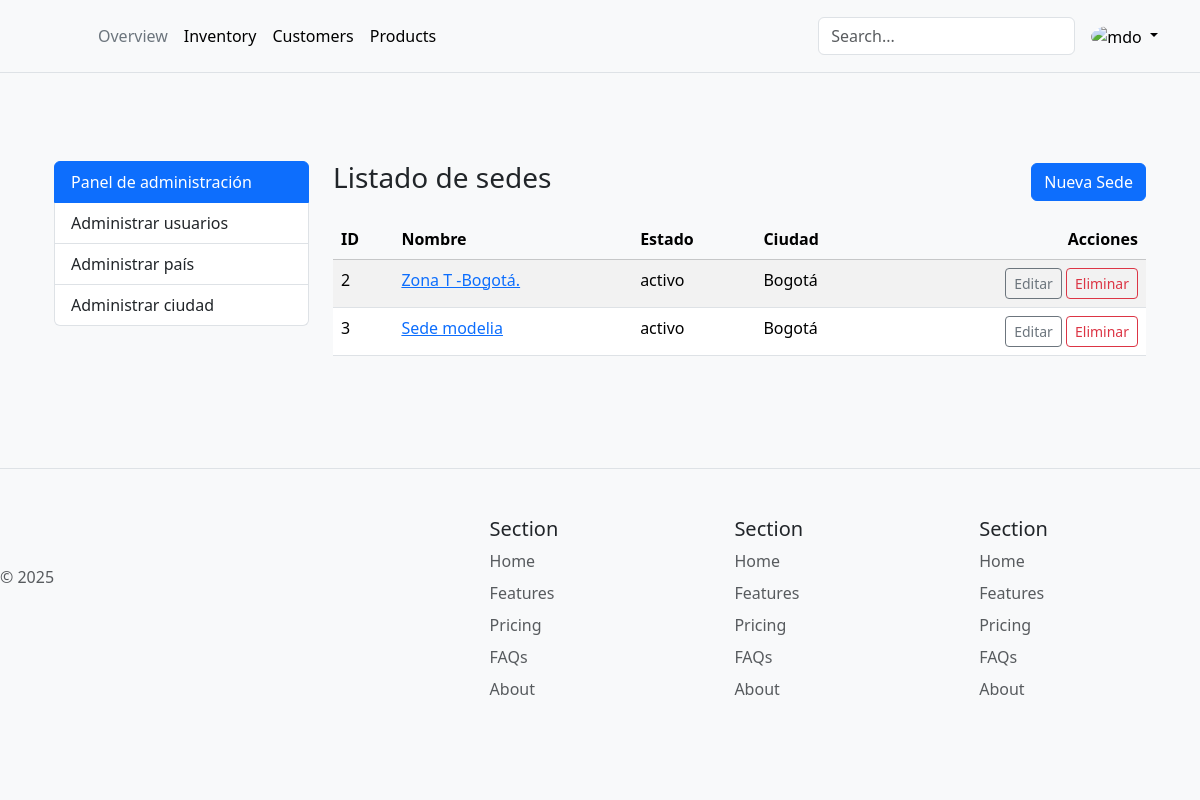
Page /adminis/ (signed in) on the committed database.
### adminis/models.py (models this page shows, shortened)
class Sede(models.Model):
    ESTADO = (
        (0, 'inactivo'),
        (1, 'activo')
    )
    idSede = models.AutoField(primary_key=True, db_column='idSede')
    nombre = models.CharField(max_length=100, null=True, db_column='nombre')
    estado = models.IntegerField(choices=ESTADO, null=True, default=1,db_column='estado')
    Ciudad = models.ForeignKey(
        Ciudad,
        on_delete=models.PROTECT,
        db_column='Ciudad_idCiudad',
        related_name='sedes',
        null=True,
        blank=True
    )
    class Meta:
        db_table = 'Sede'
        managed = True
        verbose_name = 'Sede'
        verbose_name_plural = 'Sedes'

class Ciudad(models.Model):
    ESTADO = (
        (0, 'inactivo'),
        (1, 'activo')
    )
    idCiudad = models.AutoField(primary_key=True, db_column='idCiudad')
    nombre = models.CharField(max_length=45, null=True, db_column='nombre')
    estado = models.IntegerField(choices=ESTADO, null=True, default=1,db_column='estado')
    Pais = models.ForeignKey(
        Pais,
        on_delete=models.PROTECT,
        db_column='Pais_idPais',
        related_name='ciudades',
        null=True,
        blank=True
    )
    class Meta:
        db_table = 'Ciudad'
        managed = True
        verbose_name = 'Ciudad'
        verbose_name_plural = 'Ciudades'

### adminis/views.py (the view)
# urls.py: path('', SedeListView.as_view(), name='list_sede'),
class SedeListView(LoginRequiredMixin, ListView):
    model = Sede
    template_name = 'sedes/sede_list.html'
    context_object_name = 'sedes'

### adminis/templates/sedes/sede_list.html (shortened to what this page needs)
{% extends "base.html" %}
{% block content %}
<div class="container mt-4">
  <div class="row">
    <nav class="col-12 col-md-3 mb-4 mb-md-0">
      <div class="list-group">
        <span class="list-group-item list-group-item-action active">
          Panel de administración
        </span>
        <a href="{% url 'adminis:list_usuario' %}" class="list-group-item list-group-item-action">
          Administrar usuarios
        </a>
        <a href= "{% url 'adminis:list_pais' %}" class="list-group-item list-group-item-action">
          Administrar país
        </a>
        <a href="{% url 'adminis:list_ciudad' %}" class="list-group-item list-group-item-action">Administrar ciudad</a>
      </div>
    </nav>
    <div class="col-12 col-md-9">
      <div class="d-flex justify-content-between align-items-center mb-3">
        <h1 class="h3">Listado de sedes</h1>
        <a href="{% url 'adminis:create_sede' %}" class="btn btn-primary">
           Nueva Sede
        </a>
      </div>
      <table class="table table-striped table-hover">
        <thead class="table-light">
          <tr>
            <th>ID</th>
            <th>Nombre</th>
            <th>Estado</th>
            <th>Ciudad</th>
            <th class="text-end">Acciones</th>
          </tr>
        </thead>
        <tbody>
          {% for sede in sedes %}
          <tr>
            <td>{{ sede.idSede }}</td>
            <td>
              <a href="{% url 'adminis:change_rol' sede.pk %}">
                {{ sede.nombre }}
              </a>
            </td>
            <td>{{ sede.get_estado_display }}</td>
            <td>{{ sede.Ciudad.nombre }}</td>
            <td class="text-end">
              <a href="{% url 'adminis:update_sede' sede.pk %}" class="btn btn-sm btn-outline-secondary">Editar</a>
              <a href="{% url 'adminis:delete_sede' sede.pk %}" class="btn btn-sm btn-outline-danger">Eliminar</a>
            </td>
          </tr>
          {% empty %}
          <tr>
            <td colspan="5" class="text-center">No hay sedes registradas.</td>
          </tr>
          {% endfor %}
        </tbody>
      </table>
    </div>
  </div>
</div>
{% endblock %}

### templates/base.html (style rules this page uses)
:root { --bs-primary: #d39e2e; --bs-primary-rgb: 211,158,46; --bs-body-color: #333; --bs-body-bg: #f9f9f9; }
body { color: var(--bs-body-color); background-color: var(--bs-body-bg) !important; }

### rows in the picture
Sede: idSede "2", nombre "Zona T -Bogotá.", estado "activo", Ciudad.nombre "Bogotá"
Sede: idSede "3", nombre "Sede modelia", estado "activo", Ciudad.nombre "Bogotá"
